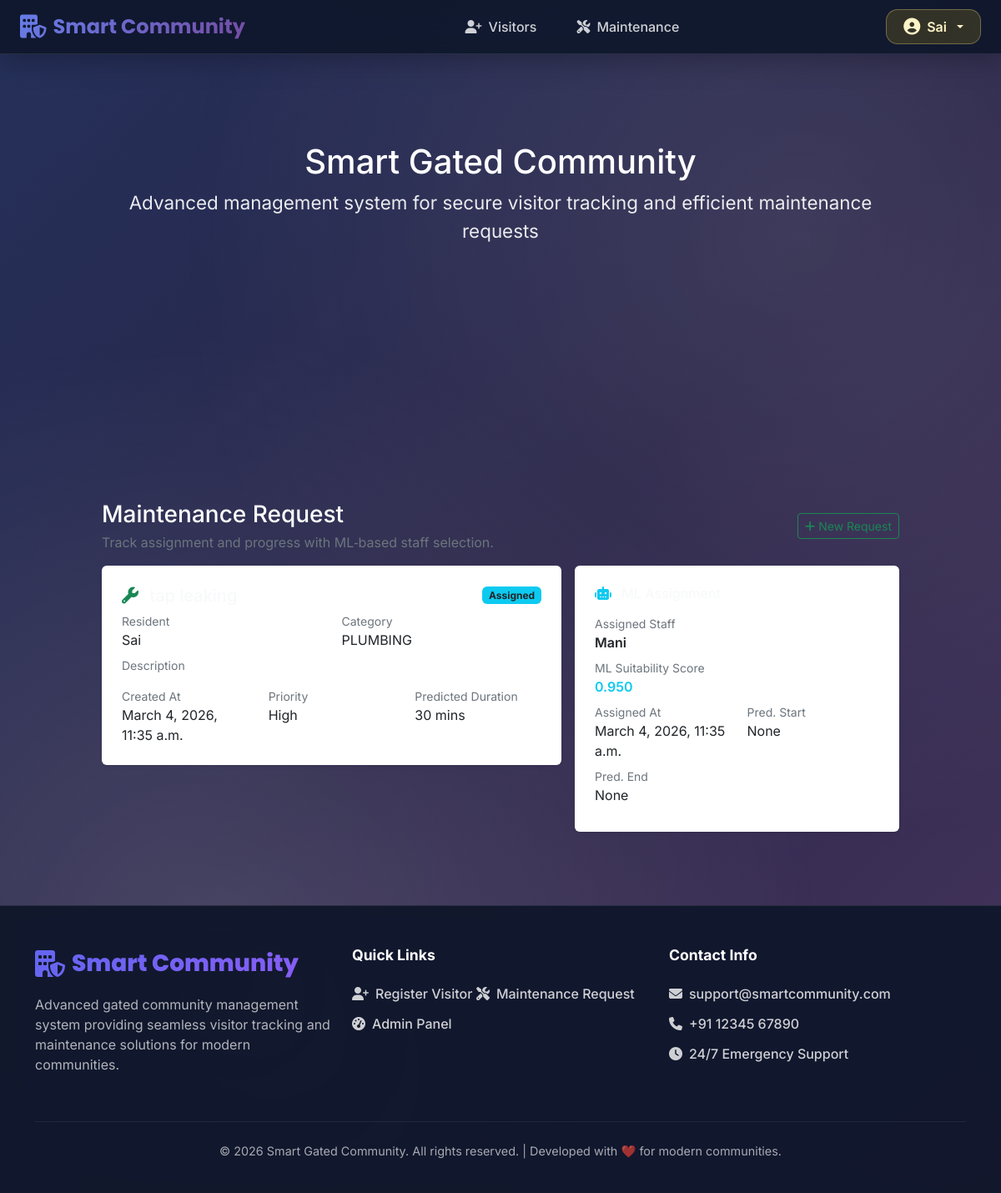
The page /maintainance/80/ (signed in) on the database its author committed.
### accounts/models.py (models this page shows, shortened)
class User(AbstractUser):
    class Role(models.TextChoices):
        ADMIN = "ADMIN", "Admin"
        RESIDENT = "RESIDENT", "Resident"
        STAFF = "STAFF", "Maintenance Staff"
        GUARD = "GUARD", "Security Guard"
    role = models.CharField(
        max_length=20,
        choices=Role.choices,
        default=Role.RESIDENT,
    )
    flat_number = models.CharField(max_length=20, blank=True, null=True)
    phone = models.CharField(max_length=15, blank=True, null=True)
    class Designation(models.TextChoices):
        PLUMBER = "PLUMBER", "Plumber"
        ELECTRICIAN = "ELECTRICIAN", "Electrician"
        CARPENTER = "CARPENTER", "Carpenter"
        PAINTER = "PAINTER", "Painter"
        HVAC_TECHNICIAN = "HVAC_TECHNICIAN", "HVAC Technician"
        GARDENER = "GARDENER", "Gardener"
        SECURITY_GUARD = "SECURITY_GUARD", "Security Guard"
        CLEANER = "CLEANER", "Cleaner"
        GENERAL = "GENERAL", "General Maintenance"
    designation = models.CharField(
        max_length=20,
        choices=Designation.choices,
        blank=True,
        null=True,
        help_text="Staff designation"
    )

### maintainance/models.py (models this page shows, shortened)
class MaintenanceRequest(models.Model):
    class Status(models.TextChoices):
        OPEN = "OPEN", "Open"
        ASSIGNED = "ASSIGNED", "Assigned"
        IN_PROGRESS = "IN_PROGRESS", "In Progress"
        COMPLETED = "COMPLETED", "Completed"
    PRIORITY_CHOICES = [
        (1, "Low"),
        (2, "Medium"),
        (3, "High"),
        (4, "Critical"),
    ]
    resident = models.ForeignKey(User, on_delete=models.CASCADE, related_name="maintenance_requests")
    title = models.CharField(max_length=100)
    description = models.TextField()
    category = models.CharField(
        max_length=50,
        choices=StaffSkill.SKILL_CHOICES,
        default="GENERAL",
    )
    created_at = models.DateTimeField(default=timezone.now)
    status = models.CharField(max_length=20, choices=Status.choices, default=Status.OPEN)
    priority = models.IntegerField(choices=PRIORITY_CHOICES, default=2)
    predicted_duration_minutes = models.IntegerField(default=30)

class Assignment(models.Model):
    request = models.OneToOneField(MaintenanceRequest, on_delete=models.CASCADE, related_name="assignment")
    staff = models.ForeignKey(User, on_delete=models.CASCADE, limit_choices_to={"role": "STAFF"})
    assigned_at = models.DateTimeField(default=timezone.now)
    predicted_start_time = models.DateTimeField(blank=True, null=True)
    predicted_end_time = models.DateTimeField(blank=True, null=True)
    score = models.FloatField(default=0.0)  # ML score for suitability
    accepted = models.BooleanField(default=False)
    rejected = models.BooleanField(default=False)
    rejection_reason = models.TextField(blank=True, null=True)
    accepted_at = models.DateTimeField(blank=True, null=True)

### maintainance/views.py (the view, shortened to what this page needs)
# urls.py: path("<int:pk>/", views.maintenance_detail, name="maintenance_detail"),
@login_required
def maintenance_detail(request, pk):
    mr = get_object_or_404(MaintenanceRequest, pk=pk)
    assignment = getattr(mr, "assignment", None)
    return render(
        request,
        "maintainance/details.html",
        {"request_obj": mr, "assignment": assignment},
    )

### templates/maintainance/details.html (shortened to what this page needs)
{% extends "base.html" %}
{% block content %}
<div class="py-4">
    <div class="d-flex justify-content-between align-items-center mb-3">
        <div>
            <h1 class="h3 mb-1 gradient-text">Maintenance Request</h1>
            <p class="text-secondary mb-0">
                Track assignment and progress with ML‑based staff selection.
            </p>
        </div>
        <a href="/maintainance/create/" class="btn btn-sm btn-outline-success">
            <i class="fa-solid fa-plus me-1"></i>New Request
        </a>
    </div>
    <div class="row g-3">
        <div class="col-lg-7">
            <div class="card card-glass shadow-sm border-0">
                <div class="card-body p-4">
                    <div class="d-flex justify-content-between align-items-center mb-2">
                        <h2 class="h5 mb-0 text-light">
                            <i class="fa-solid fa-wrench me-2 text-success"></i>
                        </h2>
                        <span class="badge
                            {% if request_obj.status == 'OPEN' %}bg-warning text-dark
                            {% elif request_obj.status == 'ASSIGNED' %}bg-info text-dark
                            {% elif request_obj.status == 'IN_PROGRESS' %}bg-primary
                            {% else %}bg-success{% endif %}">
                            {{ request_obj.get_status_display }}
                        </span>
                    </div>
                    <div class="row mb-2">
                        <div class="col-sm-6">
                            <small class="text-secondary d-block">Resident</small>
                            <span>{{ request_obj.resident.username }}</span>
                        </div>
                        <div class="col-sm-6">
                            <small class="text-secondary d-block">Category</small>
                            <span>{{ request_obj.category }}</span>
                        </div>
                    </div>
                    <div class="mb-2">
                        <small class="text-secondary d-block">Description</small>
                    </div>
                    <div class="row mt-3">
                        <div class="col-sm-4">
                            <small class="text-secondary d-block">Created At</small>
                            <span>{{ request_obj.created_at }}</span>
                        </div>
                        <div class="col-sm-4">
                            <small class="text-secondary d-block">Priority</small>
                            <span>{{ request_obj.get_priority_display }}</span>
                        </div>
                        <div class="col-sm-4">
                            <small class="text-secondary d-block">Predicted Duration</small>
                            <span>{{ request_obj.predicted_duration_minutes }} mins</span>
                        </div>
                    </div>
                </div>
            </div>
        </div>
        <div class="col-lg-5">
            <div class="card card-glass shadow-sm border-0 h-100">
                <div class="card-body p-4">
                    <h2 class="h6 mb-3 text-light">
                        <i class="fa-solid fa-robot me-2 text-info"></i>
                    </h2>
                    {% if request_obj.assignment %}
                        <div class="mb-2">
                            <small class="text-secondary d-block">Assigned Staff</small>
                            <span class="fw-semibold">
                                {{ request_obj.assignment.staff.username }}
                            </span>
                        </div>
                        <div class="mb-2">
                            <small class="text-secondary d-block">ML Suitability Score</small>
                            <span class="text-info fw-semibold">
                                {{ request_obj.assignment.score|floatformat:3 }}
                            </span>
                        </div>
                        <div class="row mb-2">
                            <div class="col-sm-6">
                                <small class="text-secondary d-block">Assigned At</small>
                                <span>{{ request_obj.assignment.assigned_at }}</span>
                            </div>
                            <div class="col-sm-6">
                                <small class="text-secondary d-block">Pred. Start</small>
                                <span>{{ request_obj.assignment.predicted_start_time }}</span>
                            </div>
                        </div>
                        <div class="mb-2">
                            <small class="text-secondary d-block">Pred. End</small>
                            <span>{{ request_obj.assignment.predicted_end_time }}</span>
                        </div>
                    {% else %}
                        <p class="text-secondary mb-0">
                            No staff assigned yet. Once the request is created,
                            the ML scheduler will pick the best available staff
                            based on skills, workload and priority.
                        </p>
                    {% endif %}
                </div>
            </div>
        </div>
    </div>
</div>
{% endblock %}

### templates/base.html (shortened to what this page needs)
<!DOCTYPE html>
<html lang="en">
<head>
    <link href="https://cdn.jsdelivr.net/npm/bootstrap@5.3.2/dist/css/bootstrap.min.css"
          rel="stylesheet"
>
    <link rel="stylesheet"
          href="https://cdnjs.cloudflare.com/ajax/libs/font-awesome/6.5.1/css/all.min.css"
>
</head>
<body {% if request.path == '/' %}class="home-page"{% endif %}>
    <nav class="navbar navbar-expand-lg navbar-dark fixed-top">
        <div class="container-fluid px-4">
            <a class="navbar-brand d-flex align-items-center" href="{% url 'home' %}">
                <i class="fa-solid fa-building-shield me-2 fs-3"></i>
                <span>Smart Community</span>
            </a>
            <div class="collapse navbar-collapse" id="mainNavbar">
                <ul class="navbar-nav mx-auto mb-2 mb-lg-0">
                    <li class="nav-item">
                        <a class="nav-link {% if request.path|slice:'0:10' == '/visitors/' %}active{% endif %}"
                           href="/visitors/create/">
                            <i class="fa-solid fa-user-plus me-2"></i>Visitors
                        </a>
                    </li>
                    <li class="nav-item">
                        <a class="nav-link {% if request.path|slice:'0:13' == '/maintainance/' %}active{% endif %}"
                           href="/maintainance/create/">
                            <i class="fa-solid fa-tools me-2"></i>Maintenance
                        </a>
                    </li>
                </ul>
                <div class="d-flex align-items-center gap-3">
                    {% if request.user.is_authenticated %}
                        <div class="dropdown">
                            <button class="btn user-btn dropdown-toggle d-flex align-items-center gap-2"
                                    type="button" data-bs-toggle="dropdown" aria-expanded="false">
                                <i class="fa-solid fa-user-circle fs-5"></i>
                                <span class="d-none d-md-inline">{{ request.user.username }}</span>
                            </button>
                        </div>
                    {% else %}
                        <a href="{% url 'login' %}" class="btn btn-primary">
                            <i class="fa-solid fa-right-to-bracket me-2"></i>Login
                        </a>
                    {% endif %}
                </div>
            </div>
        </div>
    </nav>
    {% if request.path != "/accounts/login/" and request.path != "/login/" %}
    <section class="hero-section">
        <div class="container">
            <div class="row justify-content-center">
                <div class="col-12 col-lg-10">
                    <div class="hero-content">
                        <h1 class="hero-title">Smart Gated Community</h1>
                        <p style="font-size: clamp(1.1rem, 3vw, 1.4rem); opacity: 0.9; font-weight: 400;">
                            Advanced management system for secure visitor tracking and efficient maintenance requests
                        </p>
                    </div>
                </div>
            </div>
        </div>
    </section>
    {% endif %}
    <div class="container-fluid main-wrapper px-3 px-md-4">
        <div class="row">
            <div class="col-12 col-xl-10 mx-auto">
                {% block content %}{% endblock %}
            </div>
        </div>
    </div>
    <footer class="footer">
        <div class="container">
            <div class="row">
                <div class="col-lg-4 col-md-6 mb-4">
                    <div class="footer-brand d-flex align-items-center mb-3">
                        <i class="fa-solid fa-building-shield me-2 fs-2"></i>
                    </div>
                    <p class="opacity-75 mb-0">Advanced gated community management system providing seamless visitor tracking and maintenance solutions for modern communities.</p>
                </div>
                <div class="col-lg-4 col-md-6 mb-4">
                    <h5>Quick Links</h5>
                    <div class="footer-links">
                        <a href="/visitors/create/"><i class="fa-solid fa-user-plus"></i>Register Visitor</a>
                        <a href="/maintainance/create/"><i class="fa-solid fa-tools"></i>Maintenance Request</a>
                        <a href="/admin/"><i class="fa-solid fa-gauge-high"></i>Admin Panel</a>
                    </div>
                </div>
                <div class="col-lg-4 col-md-12 mb-4">
                    <h5>Contact Info</h5>
                    <div class="footer-links">
                        <a href="#"><i class="fa-solid fa-envelope"></i>support@smartcommunity.com</a>
                        <a href="#"><i class="fa-solid fa-phone"></i>+91 12345 67890</a>
                        <a href="#"><i class="fa-solid fa-clock"></i>24/7 Emergency Support</a>
                    </div>
                </div>
            </div>
            <div class="footer-bottom">
                <p>&copy; 2026 Smart Gated Community. All rights reserved. | Developed with ❤️ for modern communities.</p>
            </div>
        </div>
    </footer>
</body>
</html>

### rows shown on the page
User: user.username "Sai"
MaintenanceRequest: status "Assigned", resident.username "Sai", category "PLUMBING", created_at "March 4, 2026, 11:35 a.m.", priority "High", predicted_duration_minutes "30", assignment.staff.username "Mani", assignment.score "0.950", assignment.assigned_at "March 4, 2026, 11:35 a.m.", assignment.predicted_start_time "None", assignment.predicted_end_time "None"
